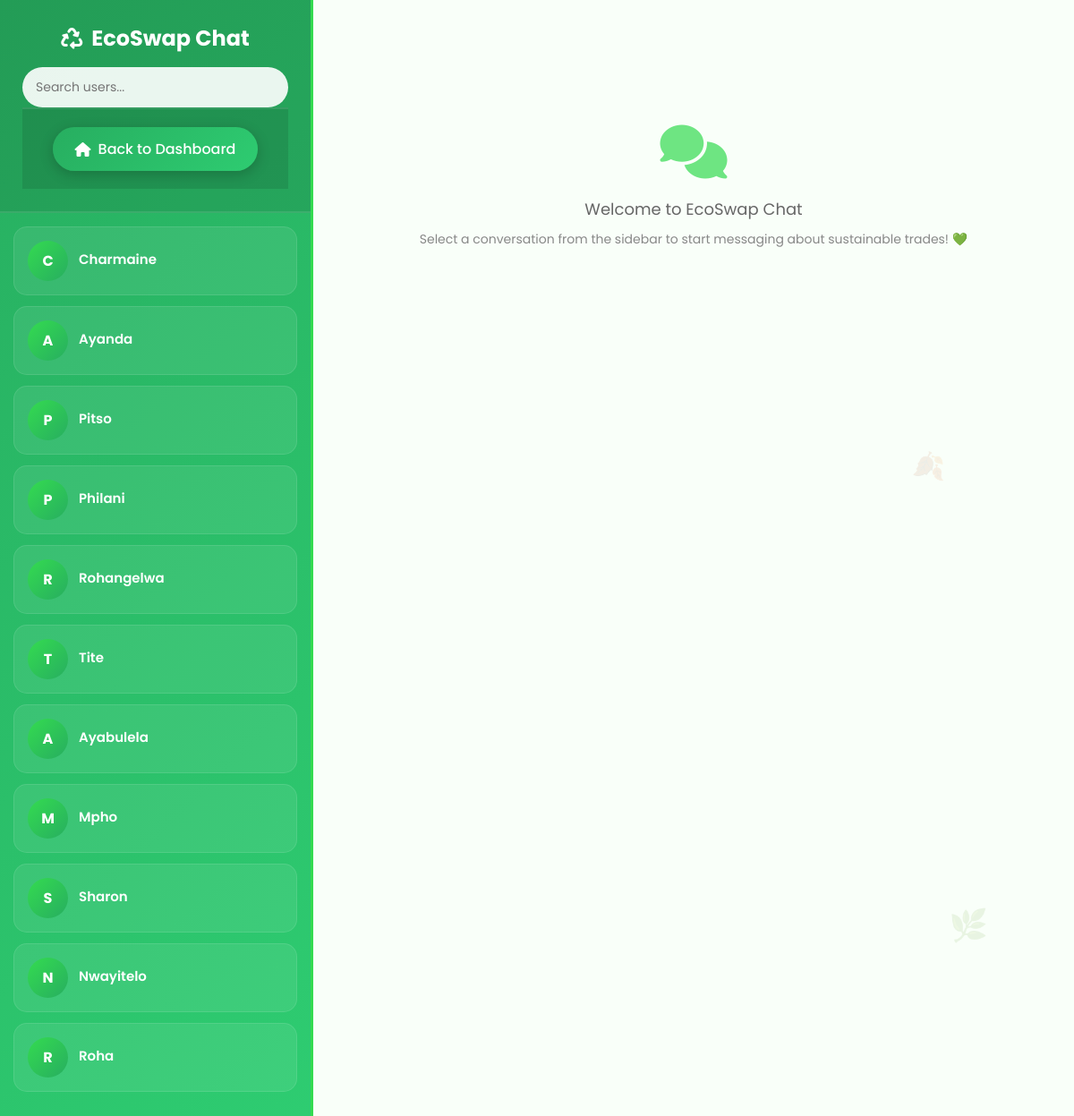
The page /chat/ (signed in) on the database its author committed.
### Ecoswap/models.py (models this page shows, shortened)
class CustomUser(AbstractUser):
    theme = models.CharField(max_length=20, default='light')
    address = models.CharField(max_length=255, blank=True, null=True)
    nickname = models.CharField(max_length=50, blank=True, null=True)
    full_name = models.CharField(max_length=100)
    phone_number = models.CharField(max_length=15)
    alternative_phone_number = models.CharField(max_length=15, blank=True, null=True)
    GENDER_CHOICES = [
        ('M', 'Male'),
        ('F', 'Female'),
        ('O', 'Other'),
    ]
    gender = models.CharField(max_length=1, choices=GENDER_CHOICES)
    objects = CustomUserManager()

### Ecoswap/views.py (the view, shortened to what this page needs)
# urls.py: path('chat/', views.message_view, name='chat_user'),
@login_required
def message_view(request, user_id=None):
    chats = []
    messages_list = []
    active_chat_user = None
    users = User.objects.exclude(id=request.user.id)
    for user in users:
        last_msg = Message.objects.filter(
            sender__in=[request.user, user],
            receiver__in=[request.user, user]
        ).order_by('-timestamp').first()
        unread_count = Message.objects.filter(receiver=request.user, sender=user, is_read=False).count()
        chats.append({
            'user': user,
            'last_message': last_msg.content if last_msg else '',
            'last_message_time': last_msg.timestamp if last_msg else '',
            'unread_count': unread_count
        })
    if request.method == "POST":
        content = request.POST.get("content")
        Message.objects.create(sender=request.user, receiver=active_chat_user, content=content)
        send_sms(active_chat_user.phone_number, content)
        return redirect('chat_user', user_id=active_chat_user.id)
    return render(request, 'chat_user.html', {
        'chats': chats,
        'messages': messages_list,
        'active_chat_user': active_chat_user
    })

### Ecoswap/templates/chat_user.html (shortened to what this page needs)
{% load static %}
<!DOCTYPE html>
<html lang="en">
  <head>
    <link
      href="https://cdnjs.cloudflare.com/ajax/libs/font-awesome/6.5.0/css/all.min.css"
      rel="stylesheet"
    />
  </head>
  <body>
    <div class="floating-eco leaf-1">🍃</div>
    <div class="floating-eco leaf-2">🌿</div>
    <div class="floating-eco leaf-3">🍂</div>
    <div class="chat-wrapper">
      <div class="sidebar" id="sidebar">
        <div class="sidebar-header">
          <h2><i class="fas fa-recycle"></i> EcoSwap Chat</h2>
          <input
            type="text"
            id="user-search"
            class="search-box"
            placeholder="Search users..."
            autocomplete="off"
          />
        <div class="back-home">
          <a href="{% url 'user_dashboard' %}">
            <i class="fas fa-home"></i> Back to Dashboard
          </a>
        </div>
        </div>
        <ul class="chat-list">
          {% for chat in chats %}
          <li
            onclick="selectChat(this, '{% url 'chat_user' chat.user.id %}')"
            class="{% if active_chat_user.id == chat.user.id %}active{% endif %}"
          >
            <div class="user-avatar">{{ chat.user.username|first|upper }}</div>
            <div class="chat-info">
              <div class="name">{{ chat.user.username }}</div>
            </div>
          </li>
          {% endfor %}
        </ul>
      </div>
      <div class="chat-area">
        {% if active_chat_user %}
        <div class="chat-header">
          <div class="chat-user-info">
            <div class="chat-user-avatar">
              {{ active_chat_user.username|first|upper }}
            </div>
            <div class="chat-user-details">
              <h3>{{ active_chat_user.username }}</h3>
              <div class="status">
                <div class="status-dot"></div>
                <span>Online</span>
              </div>
            </div>
          </div>
          <div class="icons">
            <i class="fas fa-phone" title="Voice Call"></i>
            <i class="fas fa-video" title="Video Call"></i>
            <i class="fas fa-info-circle" title="User Info"></i>
          </div>
        </div>
        <div class="chat-body" id="chatBody">
          {% for message in messages %}
          <div
            class="message {% if message.sender == request.user %}sent{% else %}received{% endif %}"
          >
            {{ message.content }}
            <div class="message-time">{{ message.timestamp|time:"  H:i" }}</div>
          </div>
          {% empty %}
          <div class="empty-chat">
            <i class="fas fa-comments"></i>
            <p>No messages yet</p>
            <p class="subtext">
              Say hello to start conversation! 🌱
            </p>
          </div>
          {% endfor %}
          <div class="typing-indicator" id="typingIndicator">
            <div class="typing-dots">
              <div class="typing-dot"></div>
              <div class="typing-dot"></div>
              <div class="typing-dot"></div>
            </div>
            <span>{{ active_chat_user.username }} is typing...</span>
          </div>
        </div>
        <form method="POST" class="chat-footer" id="messageForm">
          {% csrf_token %}
          <input
            type="text"
            name="content"
            placeholder="Type your eco-friendly message..."
            required
            id="messageInput"
          />
          <button type="submit" title="Send Message">
            <i class="fas fa-paper-plane"></i>
          </button>
        </form>
        {% else %}
        <div class="empty-chat">
          <i class="fas fa-comments"></i>
          <p>Welcome to EcoSwap Chat</p>
          <p class="subtext">
            Select a conversation from the sidebar to start messaging about
            sustainable trades! 💚
          </p>
        </div>
        {% endif %}
      </div>
    </div>
  </body>
</html>

### Ecoswap/templates/chat_user.html (style rules this page uses)
:root { --primary: #2e7d32; --primary-dark: #1b5e20; --accent: #81c784; --dark: #263238; --light-bg: #e8f5e9; --white: #fff; --shadow: 0 4px 20px rgba(0, 0, 0, 0.08); --chat-green: #34db50; --chat-light: #f9fff9; }
* { margin: 0; padding: 0; box-sizing: border-box; font-family: "Poppins", sans-serif; }
body { background: linear-gradient(135deg, #e8f5e9, #ffffff); height: 100vh; overflow: hidden; }
.chat-wrapper { display: flex; height: 100vh; overflow: hidden; box-shadow: 0 0 30px rgba(0, 0, 0, 0.1); }
.sidebar { width: 350px; background: linear-gradient(135deg, #27ae60, #2ecc71); color: #fff; display: flex; flex-direction: column; border-right: 3px solid var(--chat-green); position: relative; z-index: 10; }
.sidebar-header { padding: 25px; border-bottom: 2px solid rgba(255, 255, 255, 0.1); text-align: center; background: rgba(0, 0, 0, 0.1); }
.sidebar-header h2 { font-size: 24px; color: white; margin-bottom: 15px; display: flex; align-items: center; justify-content: center; gap: 10px; }
.search-box { padding: 12px 15px; border-radius: 25px; border: none; width: 100%; outline: none; background: rgba(255, 255, 255, 0.9); color: #333; font-size: 14px; transition: all 0.3s; }
.chat-list { flex: 1; overflow-y: auto; padding: 15px; }
.chat-list li { list-style: none; padding: 15px; margin-bottom: 12px; background: rgba(255, 255, 255, 0.08); border-radius: 15px; transition: all 0.3s; cursor: pointer; border: 1px solid rgba(255, 255, 255, 0.1); display: flex; align-items: center; gap: 12px; }
.user-avatar { width: 45px; height: 45px; border-radius: 50%; background: linear-gradient(135deg, #34db50, #27ae60); display: flex; align-items: center; justify-content: center; font-weight: bold; color: white; font-size: 16px; }
.chat-info { flex: 1; }
.chat-list .name { font-weight: 600; font-size: 15px; color: #fff; margin-bottom: 4px; }
.back-home { padding: 20px; text-align: center; border-top: 2px solid rgba(255, 255, 255, 0.1); background: rgba(0, 0, 0, 0.1); }
.back-home a { color: white; background: linear-gradient(135deg, #27ae60, #2ecc71); padding: 12px 25px; border-radius: 25px; text-decoration: none; transition: all 0.3s; display: inline-flex; align-items: center; gap: 8px; font-weight: 500; box-shadow: 0 4px 15px rgba(0, 0, 0, 0.2); }
.chat-area { flex: 1; display: flex; flex-direction: column; background: var(--chat-light); position: relative; }
.empty-chat { text-align: center; color: #666; margin-top: 100px; padding: 40px; }
.empty-chat i { font-size: 60px; color: #34db50; margin-bottom: 20px; opacity: 0.7; }
.empty-chat p { font-size: 18px; margin-bottom: 10px; }
.empty-chat .subtext { font-size: 14px; color: #888; }
.floating-eco { position: absolute; z-index: 1; opacity: 0.1; }
.floating-eco.leaf-1 { top: 10%; left: 5%; font-size: 40px; animation: float 6s ease-in-out infinite; }
.floating-eco.leaf-2 { bottom: 15%; right: 8%; font-size: 35px; animation: float 8s ease-in-out infinite 1s; }
.floating-eco.leaf-3 { top: 40%; right: 12%; font-size: 30px; animation: float 7s ease-in-out infinite 0.5s; }

### rows shown on the page
CustomUser: user.username|first "C", user.username "Charmaine"
CustomUser: user.username|first "A", user.username "Ayanda"
CustomUser: user.username|first "P", user.username "Pitso"
CustomUser: user.username|first "P", user.username "Philani"
CustomUser: user.username|first "R", user.username "Rohangelwa"
CustomUser: user.username|first "T", user.username "Tite"
CustomUser: user.username|first "A", user.username "Ayabulela"
CustomUser: user.username|first "M", user.username "Mpho"
CustomUser: user.username|first "S", user.username "Sharon"
CustomUser: user.username|first "N", user.username "Nwayitelo"
CustomUser: user.username|first "R", user.username "Roha"
